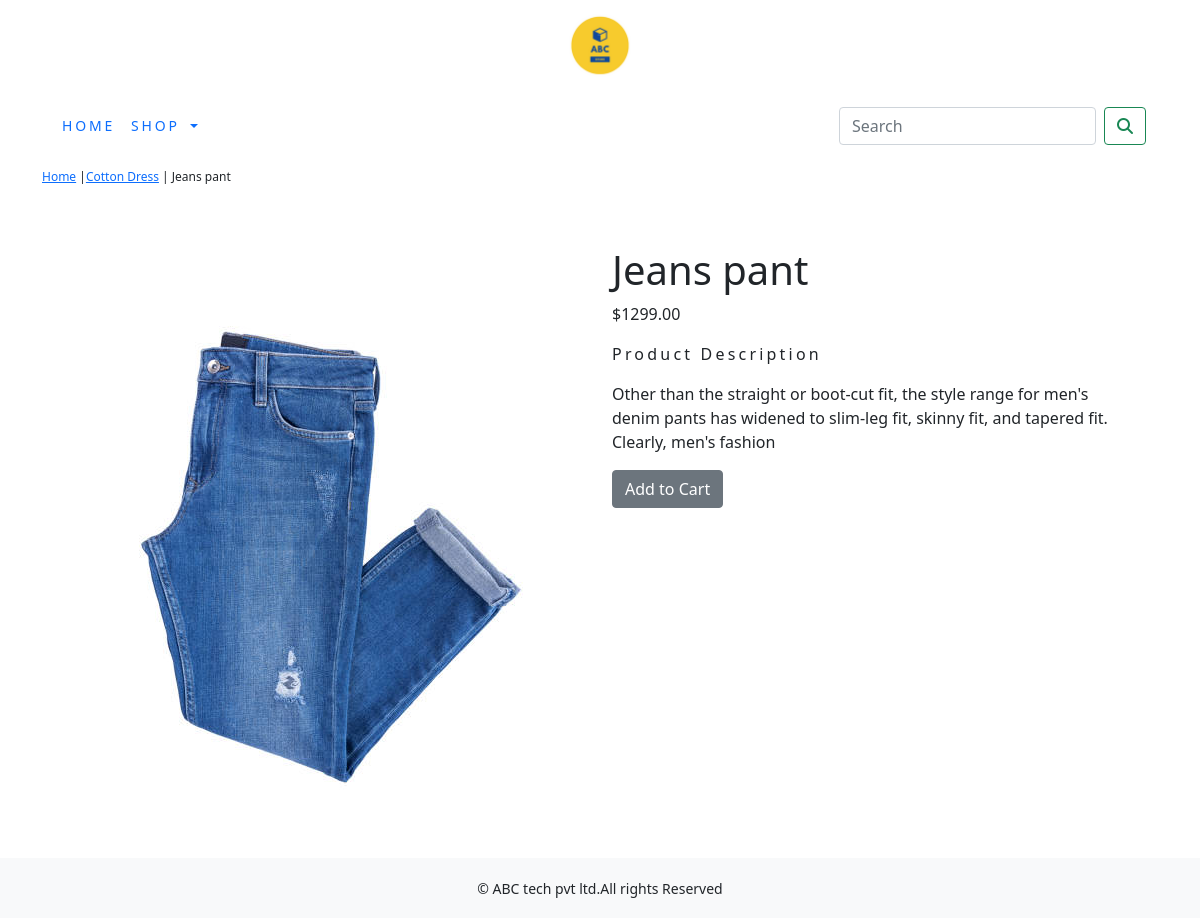
The page /shop/cotton-dress/jeans-pant/ on the database its author committed.
### shop/models.py (models this page shows, shortened)
class Product(models.Model):
    name = models.CharField(max_length=250, unique=True)
    slug = models.SlugField(max_length=250, unique=True)
    description = models.TextField(blank=True)
    price=models.DecimalField(max_digits=10,decimal_places=2)
    category=models.ForeignKey(Category,on_delete=models.CASCADE)
    image = models.ImageField(upload_to='product', blank=True)
    stock=models.IntegerField()
    available=models.BooleanField(default=True)
    created=models.DateTimeField(auto_now_add=True)
    updated=models.DateTimeField(auto_now=True)
    class Meta:
        ordering=('name',)
        verbose_name='product'
        verbose_name_plural='products'

class Category(models.Model):
    name=models.CharField(max_length=250,unique=True)
    slug=models.SlugField(max_length=250,unique=True)
    description=models.TextField(blank=True)
    image=models.ImageField(upload_to='category',blank=True)
    class Meta:
        ordering=('name',)
        verbose_name='category'
        verbose_name_plural='categories'
    def get_url(self):
        return reverse('shop:product_by_category',args=[self.slug])
    def __str__(self):
        return '{}'.format(self.name)

### shop/views.py (the view)
# urls.py: path('<slug:c_slug>/<slug:product_slug>/',views.proDetail,name='prodCatdetail')
def proDetail(request,c_slug,product_slug):
    try:
        product=Product.objects.get(category__slug=c_slug,slug=product_slug)
    except Exception as e:
        raise e
    return render(request,'product.html',{'product':product})

### cart/context_processors.py (called while the page is built)
def counter(request):
    item_count=0
    if 'admin' in request.path:
        return
    else:
        try:
            cart=Cart.objects.filter(cart_id=_cart_id(request))
            car_items=CartItem.objects.all().filter(cart=cart[:1])
            for cart_item in car_items:
                item_count += cart_item.quantity
        except cart.DoesNotExist:
            item_count =0
    return  dict(item_count=item_count)

### cart/views.py (called while the page is built)
def _cart_id(request):
    cart=request.session.session_key
    if not cart:
        cart=request.session.create()
    return cart

### shop/context_processors.py (called while the page is built)
def menu_links(request):
    links= Category.objects.all()
    return dict(links=links)

### shop/templates/product.html (shortened to what this page needs)
{% extends 'base.html' %}
{% load static %}
{% block content %}
<div class="row my_prod_row_class">
    <div class="mx_auto">
        <p> <a href="{% url 'shop:allProdCat' %}">Home</a> |<a href="{{product.category.get_url}}">{{product.category}}</a> | {{product.name}}</p>
    </div>
</div>
<div class="container">
<br>
<div class="row">
    <div class="col-12 col-sm-12 col-md-12 col-lg-6 text-center">
        <div style="min-width:18rem">
            <img src="{{product.image.url}}" alt="{{product.name}}">
        </div>
    </div>
     <div class="col-12 col-sm-12 col-md-12 col-lg-6">
         <div>
         <h1 class="my_prod_title">{{product.name}}</h1>
         <p>${{product.price}}</p>
         <p class="my_title"> Product Description</p>
         <p class="text-justify my_prod_text">{{product.description}}</p>
         {% if product.stock <= 0 %}
         <P class="text-justify my_prod_text"><b>Out of stock</b></P>
         {% else %}
         <a class="btn btn-secondary" href="{% url 'cart:add_cart' product.id %}">Add to Cart</a>
         {% endif %}
     </div>
         </div>
 </div>
</div>
{% endblock %}

### shop/static/css/custom.css (style rules this page uses)
body { font-family: 'Roboto', sans-serif; }
.my_title { font-size:16px; text_transform:uppercase; letter-spacing:.2em; }
.my_prod_row_class { padding-top:15px; padding-bottom:20px; }
.my_prod_row_class .mx_auto { color:000; font-size:12px; text-decoration:none; }
.my_prod_text { padding-right:20px; }

### rows shown on the page
Product: category "Cotton Dress", name "Jeans pant", image (picture), price "1299.00", description "Other than the straight or boot-cut fit, the style range for men's denim pants has widened to slim-leg fit, skinny fit, and tapered fit. Clearly, men's fashion"
